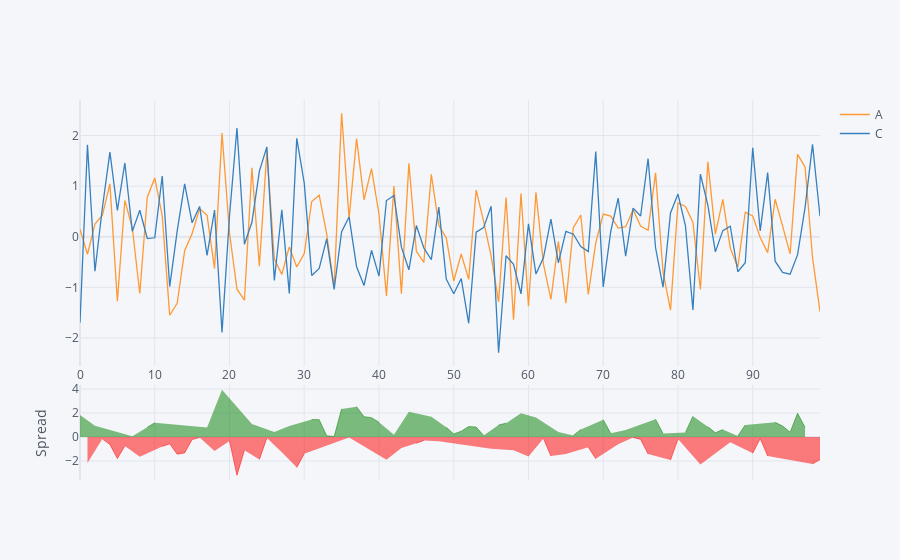

Source (notebook cell):
### Code cell
df[['A', 'C']].iplot(kind='spread')
